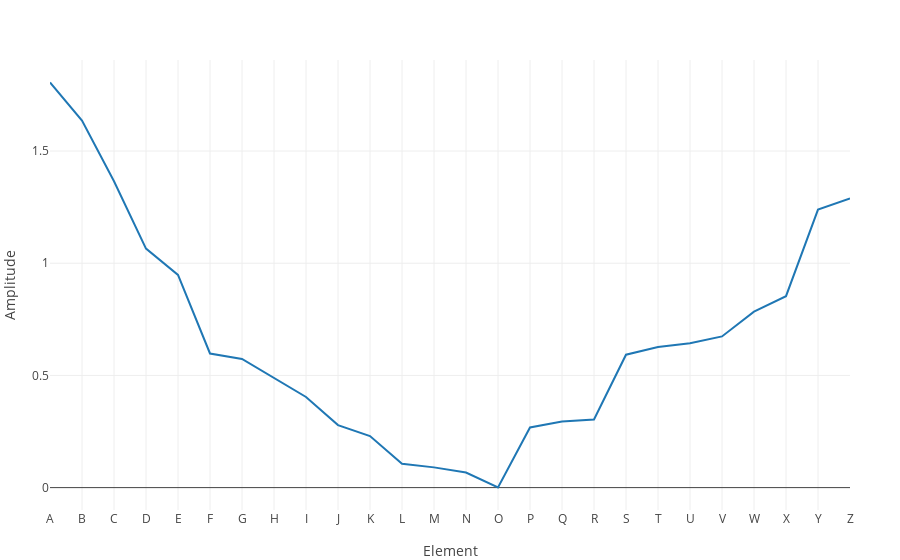

Notebook code for this chart:
### Markdown cell above
## Amplitutde

### Code cell
a = abs.(element_score_)

plot_x_y((a,); layout = extend_layout(layout; yaxis_title = "Amplitude"))

### Figure 1 — Plotly figure (JSON) as saved in the notebook; plotly's stock layout.template omitted (floating-point values rounded to 4 significant figures)
{"data": [{"name": "1", "type": "scatter", "x": [1, 2, 3, 4, 5, 6, 7, 8, 9, 10, 11, 12, 13, 14, 15, 16, 17, 18, 19, 20, 21, 22, 23, 24, 25, 26], "y": [1.805, 1.636, 1.365, 1.065, 0.9479, 0.5978, 0.5733, 0.4883, 0.4038, 0.2786, 0.2297, 0.106, 0.09017, 0.067, 0.0004771, 0.2681, 0.2944, 0.3037, 0.5922, 0.6269, 0.6436, 0.6738, 0.7841, 0.8531, 1.239, 1.288]}], "layout": {"autosize": false, "margin": {"b": 50, "l": 50, "r": 50, "t": 60}, "templateaa": "plotly_white", "xaxis": {"ticktext": ["A", "B", "C", "D", "E", "F", "G", "H", "I", "J", "K", "L", "M", "N", "O", "P", "Q", "R", "S", "T", "U", "V", "W", "X", "Y", "Z"], "tickvals": [1, 2, 3, 4, 5, 6, 7, 8, 9, 10, 11, 12, 13, 14, 15, 16, 17, 18, 19, 20, 21, 22, 23, 24, 25, 26], "title": "Element"}, "yaxis": {"title": "Amplitude"}}}
